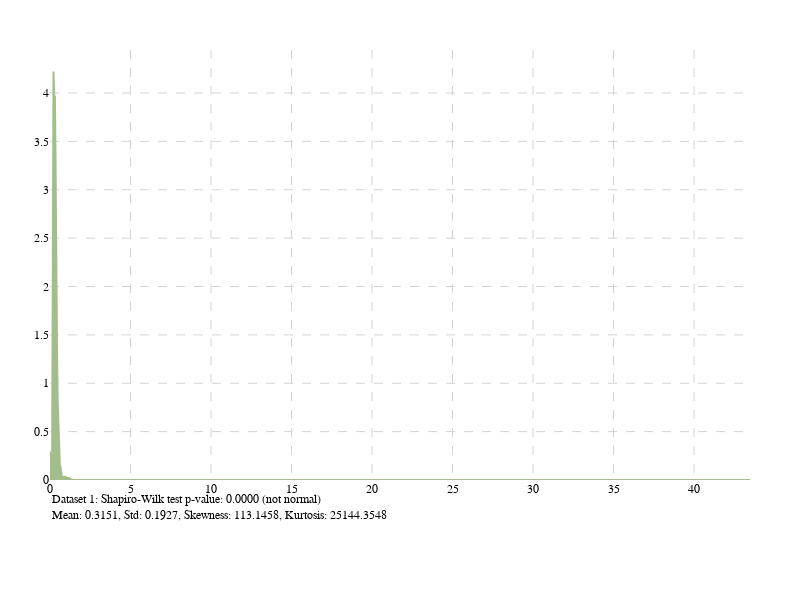

The code cell stored with this chart in its notebook:
### Code cell
reload(eda)
eda.plot_kde_with_shapiro([aapl['implied_vol'].to_numpy()])

### Figure 1 — Plotly figure (JSON) as saved in the notebook; plotly's stock layout.template omitted (floating-point values rounded to 4 significant figures; data arrays with more than 128 entries replaced by an {"elided": "..."} marker saying what was removed)
{"data": [{"fill": "tozeroy", "fillcolor": "#a3be8c", "line": {"color": "#a3be8c"}, "mode": "lines", "name": "Dataset 1", "type": "scatter", "x": {"elided": "1000 float values"}, "y": {"elided": "1000 float values"}}], "layout": {"annotations": [{"align": "left", "font": {"color": "black", "family": "SF Mono, monospace", "size": 12}, "showarrow": false, "text": "Dataset 1: Shapiro-Wilk test p-value: 0.0000 (not normal)<br>Mean: 0.3151, Std: 0.1927, Skewness: 113.1458, Kurtosis: 25144.3548", "x": 0, "xref": "paper", "y": -0.1, "yref": "paper"}], "font": {"color": "black", "family": "SF Mono, monospace"}, "height": 600, "margin": {"b": 120, "l": 50, "r": 50, "t": 50}, "plot_bgcolor": "white", "title": {}, "width": 800, "xaxis": {"gridcolor": "lightgrey", "griddash": "dash", "gridwidth": 1, "showgrid": true, "showline": false, "showticklabels": true, "title": {}, "zeroline": false}, "yaxis": {"gridcolor": "lightgrey", "griddash": "dash", "gridwidth": 1, "showgrid": true, "showline": false, "showticklabels": true, "title": {}, "zeroline": false}}}
